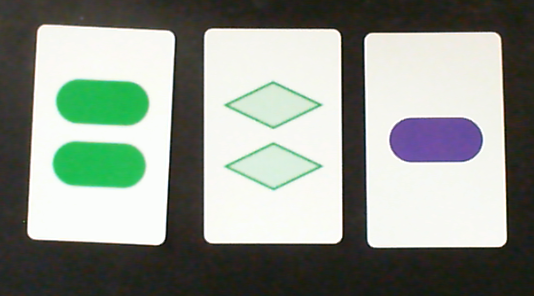
#> input picture set2.png, 534 x 296 px
$ python hough_line.py
#> lines starting #> are read from the running program, lines starting #| are printed output that depends on the picture; after the words box and inside, x2 and y2 are one past the last pixel; in counts of white or black regions, pixels touching at a corner belong together
"""
@file hough_lines.py
@brief This program demonstrates line finding with the Hough transform
"""
import sys
import math
import cv2 as cv
import numpy as np
def main(argv):

 default_file = 'set2.png'
 filename = argv[0] if len(argv) > 0 else default_file
 # Loads an image
 src = cv.imread(cv.samples.findFile(filename), cv.IMREAD_GRAYSCALE)
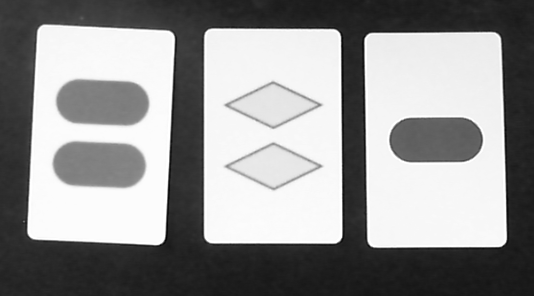
#> src: shape (296, 534); min 2, max 255, mean 146.2
 # Check if image is loaded fine
 if src is None:
    print ('Error opening image!')
    print ('Usage: hough_lines.py [image_name -- default ' + default_file + '] \n')
    return -1


 dst = cv.Canny(src, 50, 200, None, 3)
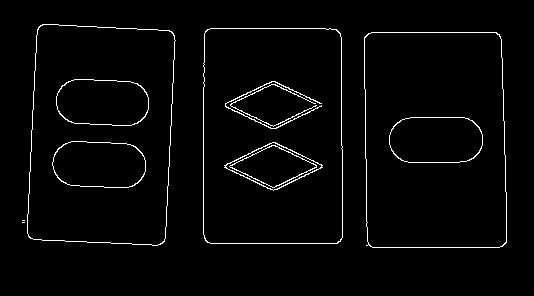
#> dst: shape (296, 534); 2.4% white in thin lines or dots, all inside (x1, y1, x2, y2) = (22, 24, 507, 248)

 # Copy edges to the images that will display the results in BGR
 cdst = cv.cvtColor(dst, cv.COLOR_GRAY2BGR)
 cdstP = np.copy(cdst)

 lines = cv.HoughLines(dst, 1, np.pi / 180, 150, None, 0, 0)
#> lines = [[203, 0], [243, 1.57], [-363, 3.12], [177, 0.0524]]

 if lines is not None:
    for i in range(0, len(lines)):
        rho = lines[i][0][0]
        theta = lines[i][0][1]
        a = math.cos(theta)
        b = math.sin(theta)
        x0 = a * rho
        y0 = b * rho
        pt1 = (int(x0 + 1000*(-b)), int(y0 + 1000*(a)))
        pt2 = (int(x0 - 1000*(-b)), int(y0 - 1000*(a)))
        cv.line(cdst, pt1, pt2, (0,0,255), 3, cv.LINE_AA)
#> this loop made 4 passes
#> (rho, theta, a, b, x0, y0, pt1, pt2) on passes 1 to 4: (203, 0, 1, 0, 203, 0, (203, 1000), (203, -1000)), (243, 1.57, -4.37e-08, 1, -1.06e-05, 243, (-1000, 242), (999, 243)), (-363, 3.12, -1, 0.0175, 362.9, -6.34, (345, -1006), (380, 993)), (177, 0.0524, 0.999, 0.0523, 176.8, 9.26, (124, 1007), (229, -989))
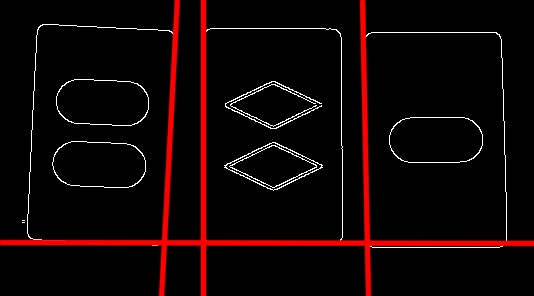
#> cdst: shape (296, 534, 3); mean B, G, R 4.7, 4.7, 17


 linesP = cv.HoughLinesP(dst, 1, np.pi / 180, 50, None, 10, 10)
#> linesP = 20 rows, first 6: [364, 40, 367, 245], [203, 234, 203, 63], [164, 241, 175, 40], [372, 247, 499, 247], [371, 32, 496, 32], [210, 243, 337, 243]

 if linesP is not None:
    for i in range(0, len(linesP)):
        l = linesP[i][0]
        if l[2] - l[0] == 0:
            slope = math.inf
        else:
            slope = (l[3] - l[1])/(l[2] - l[0])

        slope = abs(slope)

        if not (slope > 0.1 and slope < 2):
            continue
        cv.line(cdstP, (l[0], l[1]), (l[2], l[3]), (0,0,255), 3, cv.LINE_AA)
#> this loop made 20 passes
#> (l, slope) on passes 1 to 12: ([364, 40, 367, 245], 68.33), ([203, 234, 203, 63], inf), ([164, 241, 175, 40], 18.27), ([372, 247, 499, 247], 0), ([371, 32, 496, 32], 0), ([210, 243, 337, 243], 0), ([501, 39, 504, 143], 34.67), ([341, 74, 341, 130], inf), ([27, 228, 37, 29], 19.9), ([116, 28, 136, 28], 0), ([342, 237, 342, 146], inf), ([210, 28, 330, 28], 0)
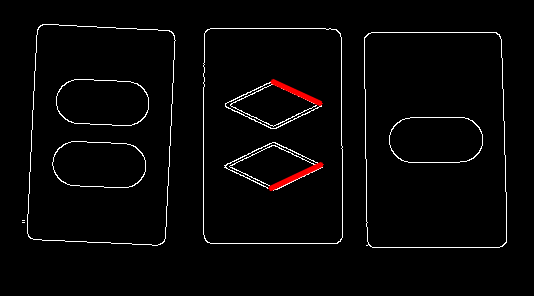
#> cdstP: shape (296, 534, 3); mean B, G, R 5.9, 5.9, 6.9

 cv.imshow("Source", src)
 # cv.imshow("Detected Lines (in red) - Standard Hough Line Transform", cdst)
 cv.imshow("Detected Lines (in red) - Probabilistic Line Transform", cdstP)

 cv.waitKey()
 return 0

if __name__ == "__main__":
 main(sys.argv[1:])

$ run again, with set3.png copied over set2.png
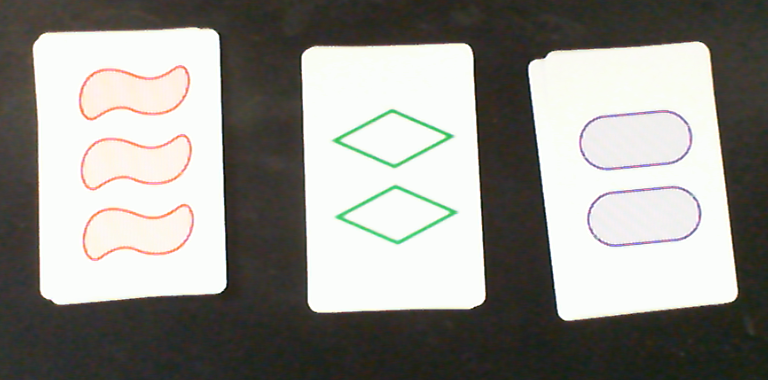
#> input picture set3.png, 768 x 380 px
#> dst: shape (380, 768); 2.4% white in thin lines or dots, all inside (x1, y1, x2, y2) = (32, 27, 738, 321)
#> lines = [[-469, 3.09], [-697, 3.02], [-515, 3.02]]
#> the loop in main, `for i in range(0, len(lines)):` made 3 passes
#> (rho, theta, a, b, x0, y0, pt1, pt2) on passes 1 to 3: (-469, 3.09, -0.999, 0.0523, 468.4, -24.55, (416, -1023), (520, 974)), (-697, 3.02, -0.993, 0.122, 691.8, -84.94, (569, -1077), (813, 907)), (-515, 3.02, -0.993, 0.122, 511.2, -62.76, (389, -1055), (633, 929))
#> after the loop in main, `for i in range(0, len(lines)):`:
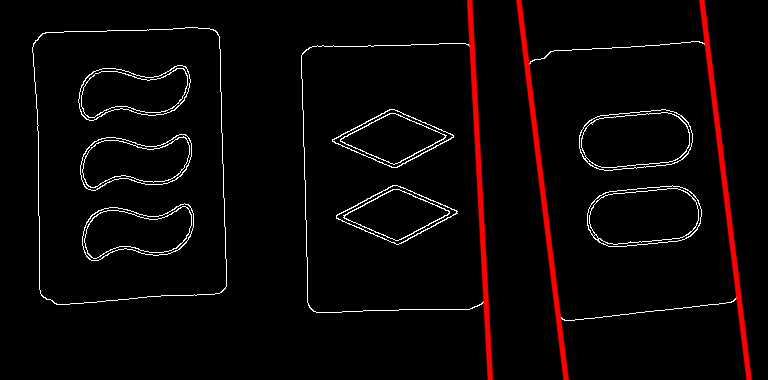
#> cdst: shape (380, 768, 3); mean B, G, R 5.4, 5.4, 10.8
#> linesP = 51 rows, first 6: [708, 48, 737, 288], [528, 68, 558, 315], [472, 50, 485, 299], [305, 192, 307, 277], [81, 303, 166, 295], [225, 227, 225, 241]
#> the loop in main, `for i in range(0, len(linesP)):` made 51 passes
#> (l, slope) on passes 1 to 8: ([708, 48, 737, 288], 8.28), ([528, 68, 558, 315], 8.23), ([472, 50, 485, 299], 19.15), ([305, 192, 307, 277], 42.5), ([81, 303, 166, 295], 0.0941), ([225, 227, 225, 241], inf), ([77, 31, 133, 30], 0.0179), ([645, 45, 702, 42], 0.0526)
#> after the loop in main, `for i in range(0, len(linesP)):`:
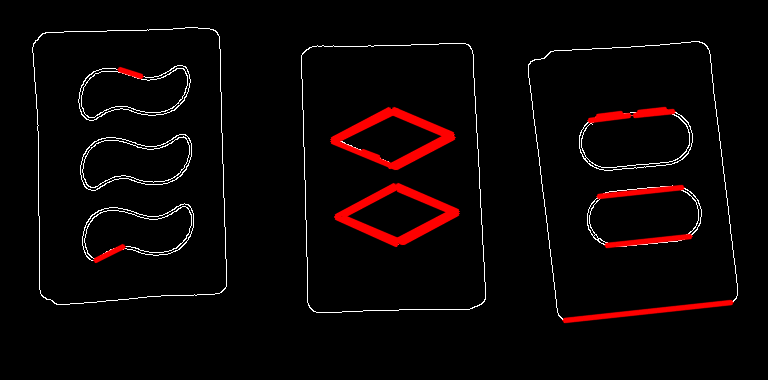
#> cdstP: shape (380, 768, 3); mean B, G, R 4.4, 4.4, 10.6

$ run again, with area_histogram.png copied over set2.png
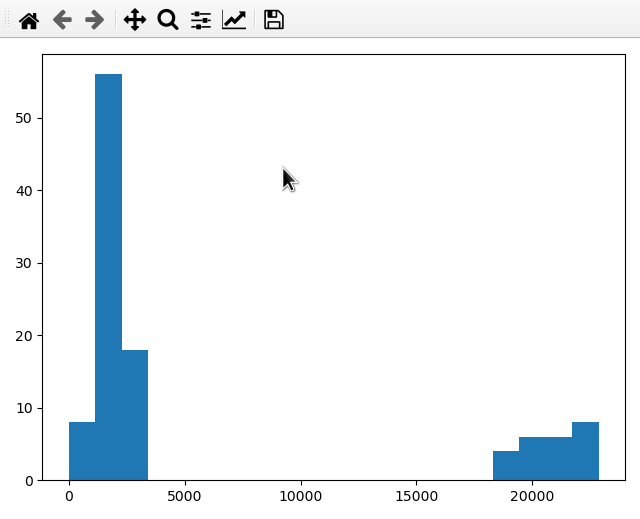
#> input picture area_histogram.png, 640 x 519 px
#> in main, `dst = cv.Canny(src, 50, 200, None, 3)`:
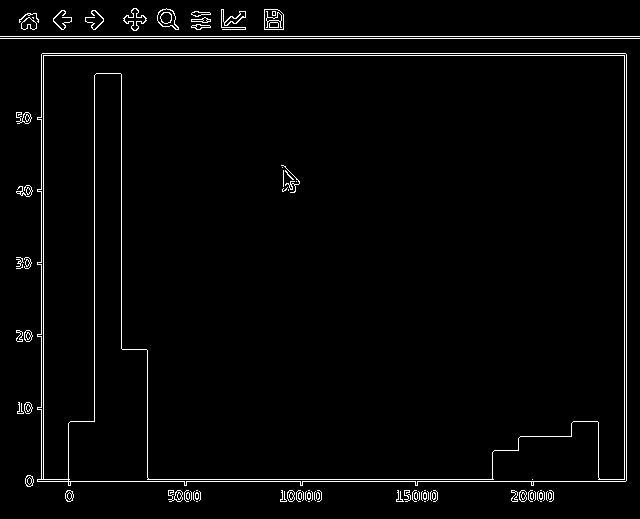
#> dst: shape (519, 640); 2.6% white in thin lines or dots
#> lines = [[36, 1.57], [38, 1.57], [481, 1.57], [53, 1.57], [55, 1.57], [43, 0], [624, 0], [626, 0], [41, 0], [479, 1.57], [94, 0], [121, 0]]
#> the loop in main, `for i in range(0, len(lines)):` made 12 passes
#> (rho, theta, a, b, x0, y0, pt1, pt2) on passes 1 to 6: (36, 1.57, -4.37e-08, 1, -1.57e-06, 36, (-1000, 35), (999, 36)), (38, 1.57, -4.37e-08, 1, -1.66e-06, 38, (-1000, 37), (999, 38)), (481, 1.57, -4.37e-08, 1, -2.1e-05, 481, (-1000, 480), (999, 481)), (53, 1.57, -4.37e-08, 1, -2.32e-06, 53, (-1000, 52), (999, 53)), (55, 1.57, -4.37e-08, 1, -2.4e-06, 55, (-1000, 54), (999, 55)), (43, 0, 1, 0, 43, 0, (43, 1000), (43, -1000))
#> after the loop in main, `for i in range(0, len(lines)):`:
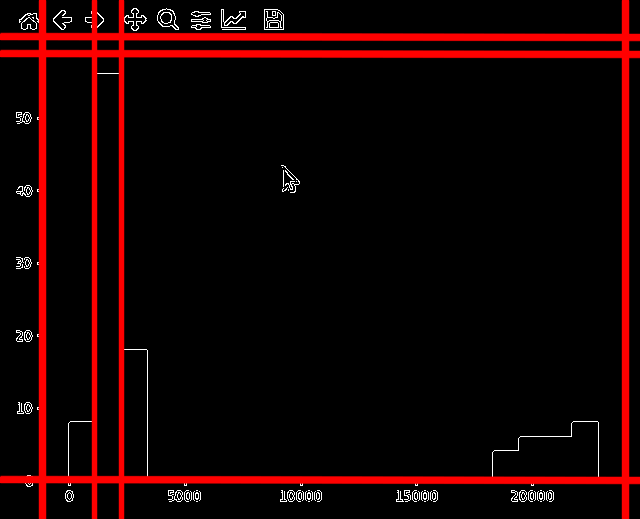
#> cdst: shape (519, 640, 3); mean B, G, R 2.2, 2.2, 22.9
#> linesP = 50 rows, first 6: [42, 53, 625, 53], [0, 36, 639, 36], [0, 38, 639, 38], [25, 481, 625, 481], [41, 55, 626, 55], [147, 479, 493, 479]
#> the loop in main, `for i in range(0, len(linesP)):` made 50 passes
#> (l, slope) on passes 1 to 8: ([42, 53, 625, 53], 0), ([0, 36, 639, 36], 0), ([0, 38, 639, 38], 0), ([25, 481, 625, 481], 0), ([41, 55, 626, 55], 0), ([147, 479, 493, 479], 0), ([626, 480, 626, 54], inf), ([624, 479, 624, 56], inf)

$ run again, with poly_histogram.png copied over set2.png
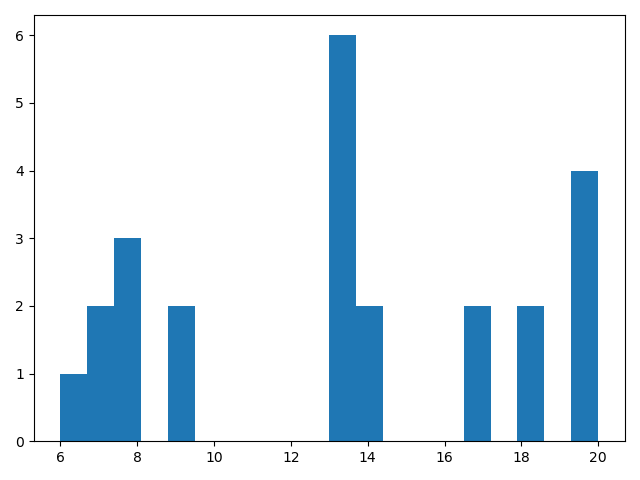
#> input picture poly_histogram.png, 640 x 480 px
#> in main, `dst = cv.Canny(src, 50, 200, None, 3)`:
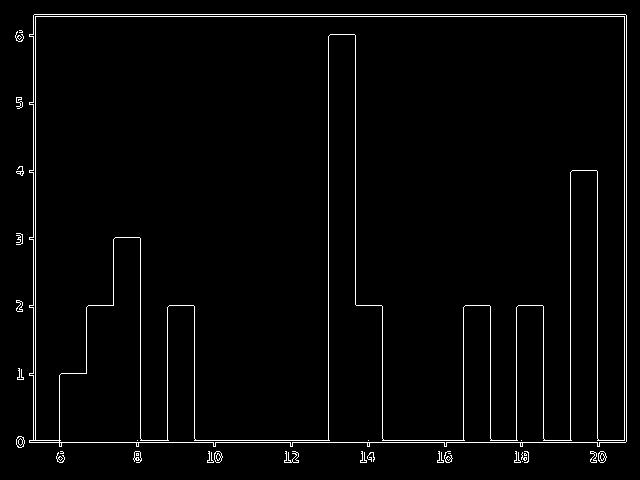
#> dst: shape (480, 640); 2.5% white in thin lines or dots, all inside (x1, y1, x2, y2) = (15, 14, 627, 463)
#> lines = 13 rows, first 8: [442, 1.57], [14, 1.57], [16, 1.57], [35, 0], [624, 0], [626, 0], [33, 0], [328, 0]
#> the loop in main, `for i in range(0, len(lines)):` made 13 passes
#> (rho, theta, a, b, x0, y0, pt1, pt2) on passes 1 to 6: (442, 1.57, -4.37e-08, 1, -1.93e-05, 442, (-1000, 441), (999, 442)), (14, 1.57, -4.37e-08, 1, -6.12e-07, 14, (-1000, 13), (999, 14)), (16, 1.57, -4.37e-08, 1, -6.99e-07, 16, (-1000, 15), (999, 16)), (35, 0, 1, 0, 35, 0, (35, 1000), (35, -1000)), (624, 0, 1, 0, 624, 0, (624, 1000), (624, -1000)), (626, 0, 1, 0, 626, 0, (626, 1000), (626, -1000))
#> after the loop in main, `for i in range(0, len(lines)):`:
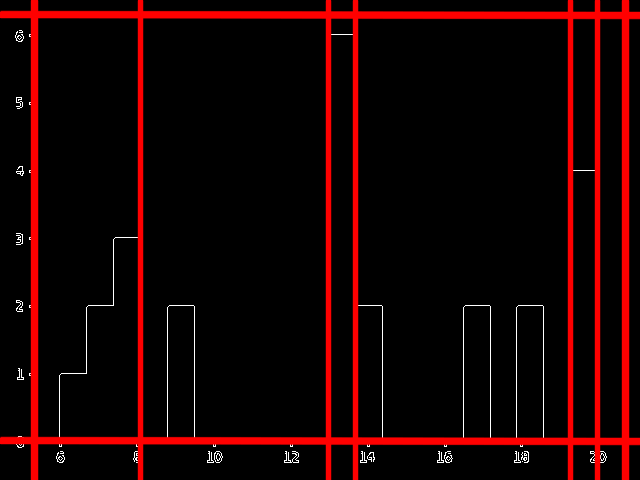
#> cdst: shape (480, 640, 3); mean B, G, R 1.8, 1.8, 25.9
#> linesP = 32 rows, first 6: [16, 442, 625, 442], [33, 16, 626, 16], [34, 14, 625, 14], [33, 440, 33, 15], [35, 440, 35, 17], [624, 440, 624, 17]
#> the loop in main, `for i in range(0, len(linesP)):` made 32 passes
#> (l, slope) on passes 1 to 8: ([16, 442, 625, 442], 0), ([33, 16, 626, 16], 0), ([34, 14, 625, 14], 0), ([33, 440, 33, 15], inf), ([35, 440, 35, 17], inf), ([624, 440, 624, 17], inf), ([328, 440, 328, 36], inf), ([626, 441, 626, 15], inf)
